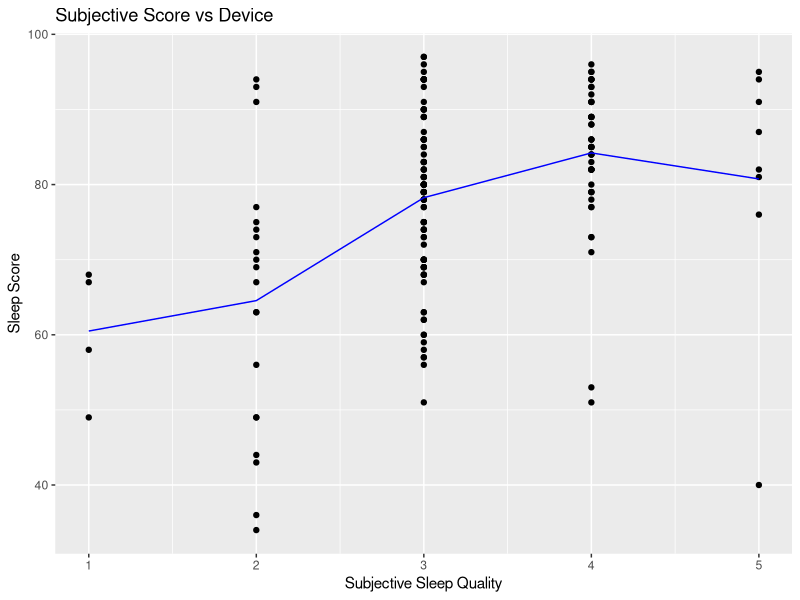

The R script that drew this image:
## ---- chunk 1
library(data.table)
library(tidyverse)
library(lmtest)
library(sandwich)
## ---- chunk 2
data <- fread("../data/paired_cleaned_data.csv")
data_treat <- fread("../data/cleaned_data_w_assign.csv")
data_long <- fread("../data/cleaned_data_long.csv")
## ---- chunk 3


## ---- chunk 4
# Average of sleep scrores for each subject-phase 
data_treat[, sleep_score_mean := rowMeans(.SD, na.rm = TRUE), .SDcols = c("day1_ss", "day2_ss", "day3_ss", "day4_ss")]
## ---- chunk 5
data_long_d4 = data_long[day==4]
## ---- chunk 6
summary(data_long[, lm(sleep_score ~ phase_sq)])
## ---- chunk 7
library(ggplot2)
ggplot(data_long,
       aes(y = sleep_score, phase_sq)) +
  ggtitle("Subjective Score vs Device") + 
  xlab("Subjective Sleep Quality") + ylab("Sleep Score") +
  geom_point() +
  stat_summary(aes(y = sleep_score,group=1), fun.y=mean, colour="blue", geom="line",group=1)
## ---- chunk 8
summary(data_treat[, lm(sleep_score_mean ~ phase_ts)])
## ---- chunk 9
summary(data_treat[, lm(phase_sq ~ phase_ts)])
## ---- chunk 10

## ---- chunk 11
summary(data_treat[, lm(phase_sq ~ treat)])
## ---- chunk 12
summary(data_treat[, lm(phase_ts ~ treat)])
## ---- chunk 13
cor(data.frame(data_treat[, .(treat, sleep_score_mean, sleep_quality, trouble_sleep, total_sleep, participant_id)]))
## ---- chunk 14
# Regress on Long Data
#model_base <- lm(sleep_score ~ treat, data = data_long)

# Regress on Subject Phase Means
model_base <- lm(sleep_score_mean ~ treat, data = data_treat)
coeftest(model_base, vcovHC)
## ---- chunk 15
# Regress on phase means, paired
model_base <- lm(sleep_score_mean ~ treat + as.factor(participant_id), data = data_treat)
coeftest(model_base, vcovHC)
## ---- chunk 16
# Regress on Long Data
# model_prevsleep <- lm(sleep_score ~ treat + sleep_quality + 
#                         trouble_sleep + total_sleep, 
#                       data = data_long)

# Regress on Subject Phase Means
# model_prevsleep <- lm(sleep_score_mean ~ treat + sleep_quality +
#                         trouble_sleep + total_sleep,
#                       data = data_treat)

# Regress on Subject Phase Means With pairing. This seems to not work since the other covariates are exactly linearly dependent with participant ID. 
model_prevsleep <- lm(sleep_score_mean ~ treat + sleep_quality +
                        trouble_sleep + total_sleep + as.factor(participant_id),
                      data = data_treat)


coeftest(model_prevsleep, vcovHC)
## ---- chunk 17
# Regress on Long Data
# model_complete <- lm(
#   sleep_score ~ treat + sleep_quality + trouble_sleep + 
#     total_sleep + age_group + gender, 
#   data = data_long)

# Regress on Subject Phase Means
model_complete <- lm(
  sleep_score_mean ~ treat + sleep_quality + trouble_sleep + 
    total_sleep + age_group + gender, 
  data = data_treat)

coeftest(model_complete, vcovHC)
## ---- chunk 18
car::vif(model_complete)
## ---- chunk 19
model_hte <- lm(
  sleep_score_mean ~ treat + sleep_quality + (treat * sleep_quality), 
  data = data_treat)

coeftest(model_hte, vcovHC)
## ---- chunk 20
# Simple non cluster
model_simple = data_long[, lm(sleep_score~treat)]
summary(model_simple)
## ---- chunk 21
# Cluster repeated measures model, with cluster based on participant_id
model_cluster <- data_long[, lm(sleep_score ~ treat + as.factor(participant_id))]

# We cluster on treat #TODO?? Since it is paired test, we have to differentiate a subjects control and treatment ss as separate clusters
#sqrt(diag(vcovHC(model_cluster, type="HC1")))
coeftest(model_cluster, vcov = vcovCL(model_cluster, cluster = data_long[, participant_id]))
## ---- chunk 22
# Non-cluster model, HTEs across treatment order
#order_simple_model <- data_treat[, lm(sleep_score_mean ~ treat + Assignment + (treat * Assignment))]
#summary(order_simple_model)

# Cluster model, HTEs across treatment order
order_cluster_model <- data_long[, lm(sleep_score ~ treat + Assignment + (treat * Assignment) + as.factor(participant_id))]
coeftest(order_cluster_model, vcov = vcovCL(order_cluster_model, cluster = data_long[, participant_id]))
## ---- chunk 23
# Control then treat
summary(data_long[Assignment == 'ctrl-treat', lm(sleep_score ~ treat + as.factor(participant_id))])
# Treat then control
summary(data_long[Assignment == 'treat-ctrl', lm(sleep_score ~ treat + as.factor(participant_id))])
## ---- chunk 24
# Cluster model, regress sleep scores on week
time_cluster_model <- data_long[, lm(sleep_score ~ week + as.factor(participant_id))]
summary(time_cluster_model)
coeftest(time_cluster_model, vcov = vcovCL(time_cluster_model, cluster = data_long[, participant_id]))
